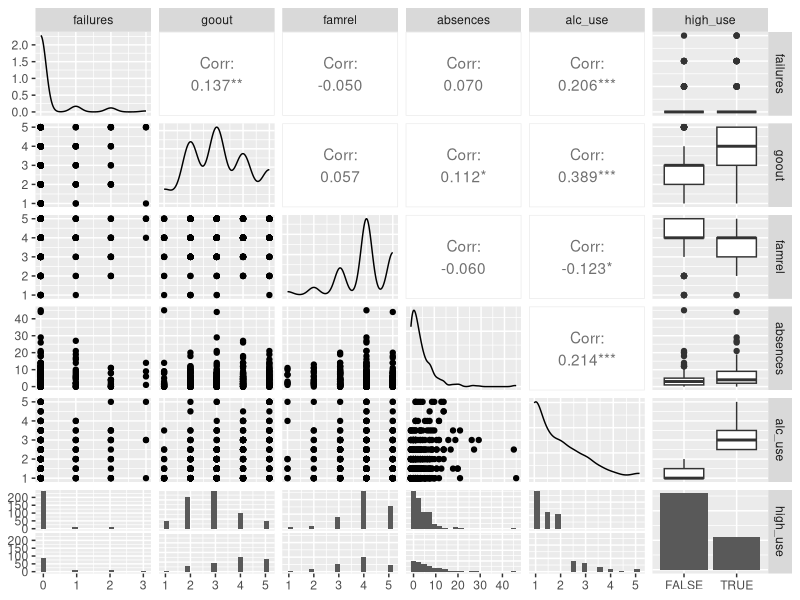

Recreate this plot in R.
## ---- chunk 1
data <- read.csv(file = "data/w3.csv", header = TRUE)
## ---- chunk 2
dim(data)
## ---- chunk 3
colnames(data)
## ---- chunk 4
library(GGally)
library(ggplot2)
mycols <- c("failures", "goout", "famrel", "absences", "alc_use", "high_use")
ggpairs(data[mycols], mapping = aes(), lower = list(combo = wrap("facethist", bins = 20)))
## ---- chunk 5
lr <- glm(high_use ~ failures + absences + goout + famrel, data = data, family = "binomial")
summary(lr)
## ---- chunk 6
library(dplyr)
OR <- coef(lr) %>% exp

# compute confidence intervals (CI)
CI <- confint(lr) %>% exp

# print out the odds ratios with their confidence intervals
cbind(OR, CI)

## ---- chunk 7
lr <- glm(high_use ~ school+sex+age+famsize+Pstatus+Medu+Fedu+Mjob+Fjob+reason+nursery+internet+guardian+traveltime+studytime+failures+schoolsup+famsup+paid+activities+higher+romantic+famrel+freetime+goout+health+absences+G1+G2+G3, data = data, family = "binomial")
summary(lr)
## ---- chunk 8
lr <- glm(high_use ~ reason+famrel+goout+absences, data = data, family = "binomial")
summary(lr)
## ---- chunk 9
probabilities <- predict(lr, type = "response")

# add the predicted probabilities to 'alc'
data <- mutate(data, probability = probabilities)

# use the probabilities to make a prediction of high_use
data <- mutate(data, prediction = probability > 0.5)

# tabulate the target variable versus the predictions
table(high_use = data$high_use, prediction = data$prediction)

